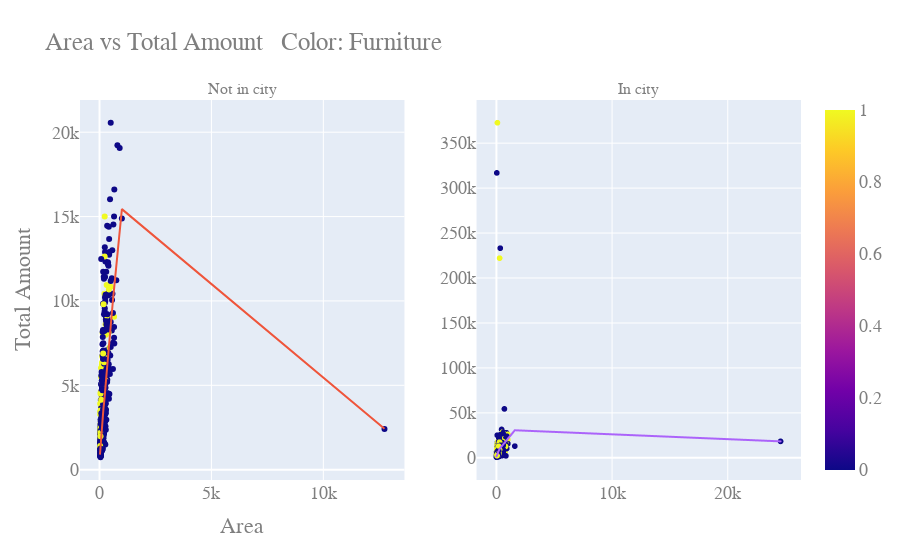

The notebook cell this image was saved under:
### Markdown cell above
Nuevamente vemos algo similar a nuestro gráfico de "habitaciones"... las casas más caras tienen más cantidad de baños

### Code cell
fig01 = px.scatter(df1_notcity,x='area',y='total',trendline="lowess",color='furniture',title="Not in city")
fig101 = px.scatter(df1_city,x='area',y='total',trendline="lowess",color='furniture',title="In city")
trace121 = fig01['data'][0]
trace211 = fig101['data'][0]

fig211 = make_subplots(rows=1, cols=2, shared_xaxes=False,subplot_titles=("Not in city","In city"))
fig211.add_trace(trace121, row=1, col=1)
fig211.add_trace(fig01['data'][1], row=1, col=1)
fig211.add_trace(trace211, row=1, col=2)
fig211.add_trace(fig101['data'][1], row=1, col=2)
fig211.update_layout(
    title="Area vs Total Amount \t Color: Furniture",
    xaxis_title="Area",
    yaxis_title="Total Amount",
    font=dict(
        family="Courier New, monospace",
        size=18,
        color="#7f7f7f",
        
        
    ))
iplot(fig211)

### Figure 1 — Plotly figure (JSON) as saved in the notebook; plotly's stock layout.template omitted (floating-point values rounded to 4 significant figures; data arrays with more than 128 entries replaced by an {"elided": "..."} marker saying what was removed)
{"data": [{"hovertemplate": "area=%{x}<br>total=%{y}<br>furniture=%{marker.color}<extra></extra>", "legendgroup": "", "marker": {"color": {"elided": "831 int values"}, "coloraxis": "coloraxis", "symbol": "circle"}, "mode": "markers", "name": "", "orientation": "v", "showlegend": false, "type": "scatter", "x": {"elided": "831 int values"}, "xaxis": "x", "y": {"elided": "831 int values"}, "yaxis": "y"}, {"hovertemplate": "<b>LOWESS trendline</b><br><br>area=%{x}<br>total=%{y} <b>(trend)</b><extra></extra>", "legendgroup": "", "marker": {"symbol": "circle"}, "mode": "lines", "name": "", "showlegend": false, "type": "scatter", "x": {"elided": "831 int values"}, "xaxis": "x", "y": {"elided": "831 float values"}, "yaxis": "y"}, {"hovertemplate": "area=%{x}<br>total=%{y}<br>furniture=%{marker.color}<extra></extra>", "legendgroup": "", "marker": {"color": {"elided": "5249 int values"}, "coloraxis": "coloraxis", "symbol": "circle"}, "mode": "markers", "name": "", "showlegend": false, "type": "scattergl", "x": {"elided": "5249 int values"}, "xaxis": "x2", "y": {"elided": "5249 int values"}, "yaxis": "y2"}, {"hovertemplate": "<b>LOWESS trendline</b><br><br>area=%{x}<br>total=%{y} <b>(trend)</b><extra></extra>", "legendgroup": "", "marker": {"symbol": "circle"}, "mode": "lines", "name": "", "showlegend": false, "type": "scattergl", "x": {"elided": "5249 int values"}, "xaxis": "x2", "y": {"elided": "5249 float values"}, "yaxis": "y2"}], "layout": {"annotations": [{"font": {"size": 16}, "showarrow": false, "text": "Not in city", "x": 0.225, "xanchor": "center", "xref": "paper", "y": 1, "yanchor": "bottom", "yref": "paper"}, {"font": {"size": 16}, "showarrow": false, "text": "In city", "x": 0.775, "xanchor": "center", "xref": "paper", "y": 1, "yanchor": "bottom", "yref": "paper"}], "autosize": true, "font": {"color": "#7f7f7f", "family": "Courier New, monospace", "size": 18}, "title": {"text": "Area vs Total Amount \t Color: Furniture"}, "xaxis": {"anchor": "y", "autorange": true, "domain": [0, 0.45], "range": [-810.7, 13560.0], "title": {"text": "Area"}, "type": "linear"}, "xaxis2": {"anchor": "y2", "autorange": true, "domain": [0.55, 1], "range": [-1597.0, 26210.0], "type": "linear"}, "yaxis": {"anchor": "x", "autorange": true, "domain": [0, 1], "range": [-900.0, 22200.0], "title": {"text": "Total Amount"}, "type": "linear"}, "yaxis2": {"anchor": "x2", "autorange": true, "domain": [0, 1], "range": [-30040.0, 403400.0], "type": "linear"}}}
